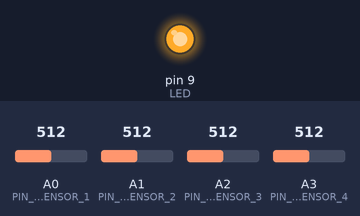
This sketch was run on a simulated Arduino Mega 2560, built with avr-gcc and run on an emulated ATmega2560. Shown: output pins drawn as LEDs (lit = HIGH). Inputs (shaded band) come from the test bench; at power-on: A0 (PIN_SOUND_SENSOR_1) = 512, A1 (PIN_SOUND_SENSOR_2) = 512, A2 (PIN_SOUND_SENSOR_3) = 512, A3 (PIN_SOUND_SENSOR_4) = 512.

Above: at 0.1 s.
Timing chart, 0 to 1.6 s (numbered marks = the images above):
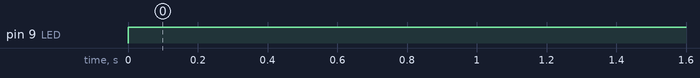

Measured:
- by itself, pin 9 (LED): LOW → HIGH at 0.00 s

The sketch:

sketch_aug29cSonido_bluetooth.ino
```cpp
#define PIN_SOUND_SENSOR_1 A0  // Definir el pin del primer sensor de sonido (adelante)
#define PIN_SOUND_SENSOR_2 A1  // Definir el pin del segundo sensor de sonido (derecha)
#define PIN_SOUND_SENSOR_3 A2  // Definir el pin del tercer sensor de sonido (atrás)
#define PIN_SOUND_SENSOR_4 A3  // Definir el pin del cuarto sensor de sonido (izquierda)
#define LED                 9  // Definir el pin del LED

int value1, value2, value3, value4;

void setup() {
  Serial.begin(9600);  // Inicia la comunicación serial para el monitor serie
  #if defined(__AVR_ATmega1280__) || defined(__AVR_ATmega2560__) || defined(ARDUINO_SAM_DUE)
    Serial1.begin(9600); // Inicia la comunicación serial para Bluetooth en placas con más de un puerto serial
  #endif
  pinMode(LED, OUTPUT);
  pinMode(PIN_SOUND_SENSOR_1, INPUT);
  pinMode(PIN_SOUND_SENSOR_2, INPUT);
  pinMode(PIN_SOUND_SENSOR_3, INPUT);
  pinMode(PIN_SOUND_SENSOR_4, INPUT);
}

void loop() {
   value1 = analogRead(PIN_SOUND_SENSOR_1);  // Lee el valor del primer sensor de sonido (adelante)
   value2 = analogRead(PIN_SOUND_SENSOR_2);  // Lee el valor del segundo sensor de sonido (derecha)
   value3 = analogRead(PIN_SOUND_SENSOR_3);  // Lee el valor del tercer sensor de sonido (atrás)
   value4 = analogRead(PIN_SOUND_SENSOR_4);  // Lee el valor del cuarto sensor de sonido (izquierda)

   if (value1 > 400) {
      digitalWrite(LED, HIGH);  // Enciende el LED si el primer sensor detecta sonido (adelante)
      #if defined(__AVR_ATmega1280__) || defined(__AVR_ATmega2560__) || defined(ARDUINO_SAM_DUE)
        Serial1.println("Sonido detectado por el Sensor 1 Adelante!");  // Envía un mensaje por Bluetooth para el Sensor 1
      #else
        Serial.println("Sonido detectado por el Sensor 1 Adelante!");  // Envía un mensaje por Bluetooth para el Sensor 1
      #endif
   }

   if (value2 > 400) {
      digitalWrite(LED, HIGH);  // Enciende el LED si el segundo sensor detecta sonido (derecha)
      #if defined(__AVR_ATmega1280__) || defined(__AVR_ATmega2560__) || defined(ARDUINO_SAM_DUE)
        Serial1.println("Sonido detectado por el Sensor 2 Derecha!");  // Envía un mensaje por Bluetooth para el Sensor 2
      #else
        Serial.println("Sonido detectado por el Sensor 2 Derecha!");  // Envía un mensaje por Bluetooth para el Sensor 2
      #endif
   }

   if (value3 > 400) {
      digitalWrite(LED, HIGH);  // Enciende el LED si el tercer sensor detecta sonido (atrás)
      #if defined(__AVR_ATmega1280__) || defined(__AVR_ATmega2560__) || defined(ARDUINO_SAM_DUE)
        Serial1.println("Sonido detectado por el Sensor 3 Atrás!");  // Envía un mensaje por Bluetooth para el Sensor 3
      #else
        Serial.println("Sonido detectado por el Sensor 3 Atrás!");  // Envía un mensaje por Bluetooth para el Sensor 3
      #endif
   }

   if (value4 > 400) {
      digitalWrite(LED, HIGH);  // Enciende el LED si el cuarto sensor detecta sonido (izquierda)
      #if defined(__AVR_ATmega1280__) || defined(__AVR_ATmega2560__) || defined(ARDUINO_SAM_DUE)
        Serial1.println("Sonido detectado por el Sensor 4 Izquierda!");  // Envía un mensaje por Bluetooth para el Sensor 4
      #else
        Serial.println("Sonido detectado por el Sensor 4 Izquierda!");  // Envía un mensaje por Bluetooth para el Sensor 4
      #endif
   }

   if (value1 <= 400 && value2 <= 400 && value3 <= 400 && value4 <= 400) {
      digitalWrite(LED, LOW);   // Apaga el LED si no se detecta sonido en ninguno de los sensores
   }

   delay(200);
}
```
